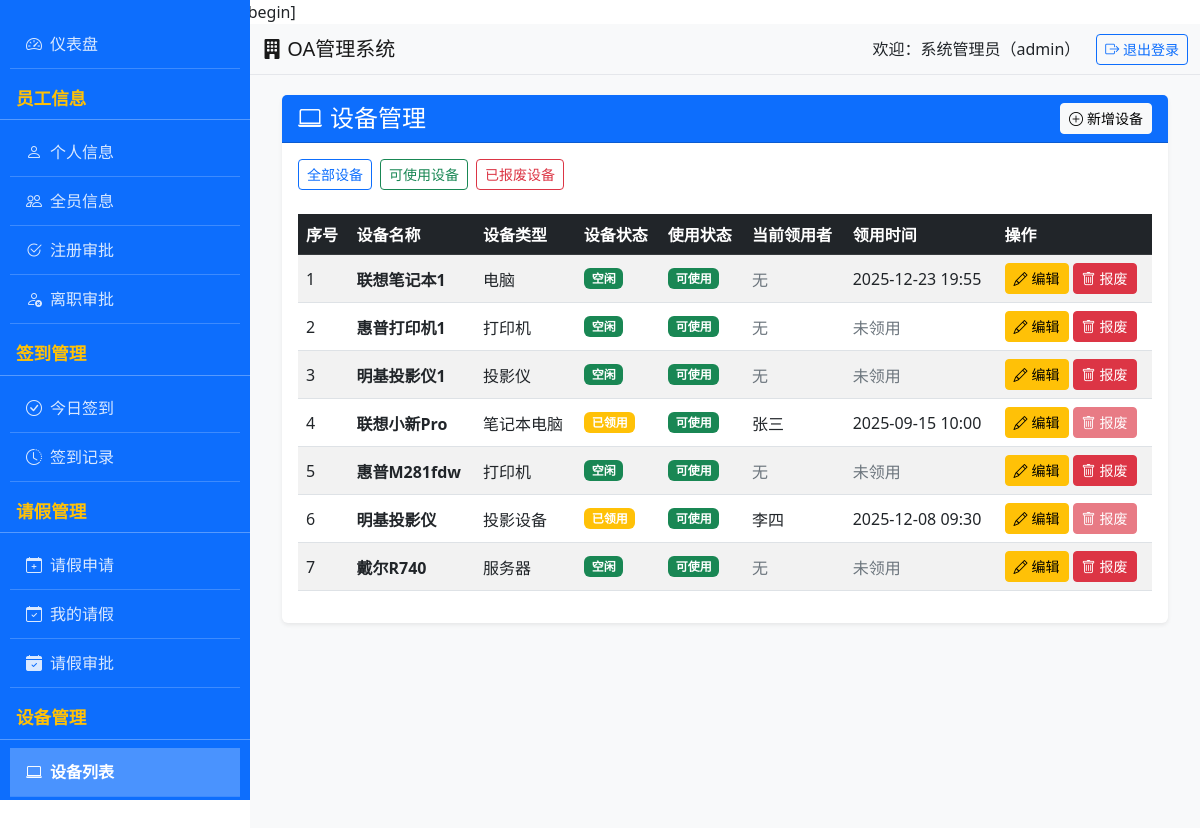
The app's page /equipment/list (signed in) with its own data.
### app.py (models this page shows)
class Equipment(db.Model):
    __tablename__ = 'equipment'
    id = db.Column(db.Integer, primary_key=True)
    name = db.Column(db.String(100), nullable=False)
    type = db.Column(db.String(50), nullable=False)  # 电脑/打印机/投影仪等
    status = db.Column(db.String(20), nullable=False, default='空闲')  # 空闲/已领用
    user_id = db.Column(db.Integer, db.ForeignKey('user.id'), nullable=True)  # 领用者，可为空
    borrow_time = db.Column(db.DateTime, nullable=True)
    return_time = db.Column(db.DateTime, nullable=True)
    is_active = db.Column(db.Integer, default=1)
    __table_args__ = (
        db.CheckConstraint('(status = "已领用" AND user_id IS NOT NULL) OR (status = "空闲" AND user_id IS NULL)',
                           name='check_equipment_status'),
    )

class User(db.Model):
    __tablename__ = 'user'
    id = db.Column(db.Integer, primary_key=True)
    username = db.Column(db.String(50), unique=True, nullable=False)
    password = db.Column(db.String(50), nullable=False)
    role = db.Column(db.String(20), nullable=False)  # admin/manager/employee
    department = db.Column(db.String(50), nullable=False)
    real_name = db.Column(db.String(50), nullable=False)
    status = db.Column(db.String(20), default='正在审批')
    resignation_reason = db.Column(db.String(200))  # 离职原因
    resignation_status = db.Column(db.String(20), default='未申请')  # 未申请/待审批/已批准/已拒绝
    expected_resign_date = db.Column(db.Date)  # 预计离职日期
    approval_comment = db.Column(db.String(500))  # 审批意见
    employee_info = db.relationship('EmployeeInfo', backref='user', uselist=False, cascade="all, delete-orphan")
    checkins = db.relationship('CheckIn', backref='user', lazy='dynamic', cascade="all, delete-orphan")
    leaves_as_applicant = db.relationship(
        'Leave',
        backref='applicant',
        lazy='dynamic',
        foreign_keys='Leave.user_id',
        cascade="all, delete-orphan"
    )
    leaves_as_approver = db.relationship(
        'Leave',
        backref='approver',
        lazy='dynamic',
        foreign_keys='Leave.approver_id'
    )
    equipments_borrowed = db.relationship('Equipment', backref='borrower', lazy='dynamic')
    meeting_applies_as_applicant = db.relationship(
        'MeetingApply',
        backref='meeting_applicant',
        lazy='dynamic',
        foreign_keys='MeetingApply.user_id',
        cascade="all, delete-orphan",
        overlaps="applicant,my_meeting_applies"  # 修正重叠参数
    )
    meeting_applies_as_approver = db.relationship(
        'MeetingApply',
        backref='meeting_approver',
        lazy='dynamic',
        foreign_keys='MeetingApply.approver_id',
        overlaps="approver,approved_meetings"  # 修正重叠参数
    )

### app.py (the view)
@app.route('/equipment/list')
@login_required
def equipment_list():
    if session.get('role') == 'admin':
        equipments = Equipment.query.all()
    else:
        equipments = Equipment.query.filter_by(is_active=1).all()
    return render_template('equipment/list.html', equipments=equipments)

### app.py (called while the page is built)
def login_required(f):
    @wraps(f)
    def decorated_function(*args, **kwargs):
        if 'user_id' not in session:
            flash('请先登录！', 'warning')
            return redirect(url_for('login'))
        return f(*args, **kwargs)
    return decorated_function

### templates/equipment/list.html (shortened to what this page needs)
{% extends 'base.html' %}
{% block content %}
<div class="container-fluid">
    <div class="card">
        <div class="card-header d-flex justify-content-between align-items-center">
            <h4 class="mb-0">
                <i class="bi bi-laptop me-2"></i>设备管理
            </h4>
            {% if session.role == 'admin' %}
            <a href="{{ url_for('equipment_add') }}" class="btn btn-light btn-sm">
                <i class="bi bi-plus-circle me-1"></i>新增设备
            </a>
            {% endif %}
        </div>
        <div class="card-body">
            <div class="row mb-4">
                <div class="col-md-12">
                    <div class="d-flex gap-2">
                        <button class="btn btn-outline-primary btn-sm" onclick="filterEquipment('all')">
                            全部设备
                        </button>
                        <button class="btn btn-outline-success btn-sm" onclick="filterEquipment('active')">
                            可使用设备
                        </button>
                        <button class="btn btn-outline-danger btn-sm" onclick="filterEquipment('scrap')">
                            已报废设备
                        </button>
                    </div>
                </div>
            </div>
            <div class="table-responsive">
                <table class="table table-striped table-hover align-middle">
                    <thead class="table-dark">
                        <tr>
                            <th>序号</th>
                            <th>设备名称</th>
                            <th>设备类型</th>
                            <th>设备状态</th>
                            <th>使用状态</th>
                            <th>当前领用者</th>
                            <th>领用时间</th>
                            <th>操作</th>
                        </tr>
                    </thead>
                    <tbody>
                        {% for equip in equipments %}
                        <tr class="equipment-row {% if equip.is_active == 0 %}table-danger{% endif %}"
                            data-status="{% if equip.is_active == 1 %}active{% else %}scrap{% endif %}">
                            <td>{{ loop.index }}</td>
                            <td>
                                <strong>{{ equip.name }}</strong>
                            </td>
                            <td>{{ equip.type }}</td>
                            <td>
                                {% if equip.status == '空闲' %}
                                <span class="badge bg-success">{{ equip.status }}</span>
                                {% elif equip.status == '已领用' %}
                                <span class="badge bg-warning">{{ equip.status }}</span>
                                {% elif equip.status == '已报废' %}
                                <span class="badge bg-danger">{{ equip.status }}</span>
                                {% else %}
                                <span class="badge bg-secondary">{{ equip.status }}</span>
                                {% endif %}
                            </td>
                            <td>
                                {% if equip.is_active == 1 %}
                                <span class="badge bg-success">可使用</span>
                                {% else %}
                                <span class="badge bg-danger">已报废</span>
                                {% endif %}
                            </td>
                            <td>
                                {% if equip.user_id %}
                                {{ equip.borrower.real_name if equip.borrower else '未知用户' }}
                                {% else %}
                                <span class="text-muted">无</span>
                                {% endif %}
                            </td>
                            <td>
                                {% if equip.borrow_time %}
                                {{ equip.borrow_time.strftime('%Y-%m-%d %H:%M') }}
                                {% else %}
                                <span class="text-muted">未领用</span>
                                {% endif %}
                            </td>
                            <td>
                                <div class="d-flex gap-1">
                                    {% if equip.is_active == 1 %}
                                        {% if session.role == 'admin' %}
                                        <button class="btn btn-warning btn-sm"
                                                onclick="editEquipment({{ equip.id }})">
                                            <i class="bi bi-pencil me-1"></i>编辑
                                        </button>
                                        {% if equip.status != '已领用' %}
                                        <button class="btn btn-danger btn-sm"
                                                data-bs-toggle="modal"
                                                data-bs-target="#scrapModal{{ equip.id }}">
                                            <i class="bi bi-trash me-1"></i>报废
                                        </button>
                                        {% else %}
                                        <button class="btn btn-danger btn-sm disabled" title="设备已领用，无法报废">
                                            <i class="bi bi-trash me-1"></i>报废
                                        </button>
                                        {% endif %}
                                        {% endif %}
                                    {% else %}
                                        <span class="text-muted">已报废</span>
                                    {% endif %}
                                </div>
                            </td>
                        </tr>
                        {% endfor %}
                    </tbody>
                </table>
            </div>
        </div>
    </div>
</div>
{% endblock %}

### templates/base.html (style rules this page uses)
.card { box-shadow: 0 0.125rem 0.25rem rgba(0, 0, 0, 0.075); border: none; margin-bottom: 20px; }
.card-header { background-color: #0d6efd; color: white; }

### records on screen
Equipment: name "联想笔记本1", type "电脑", status "空闲", is_active "可使用", shows "无", borrow_time "2025-12-23 19:55"
Equipment: name "惠普打印机1", type "打印机", status "空闲", is_active "可使用", shows "无", shows "未领用"
Equipment: name "明基投影仪1", type "投影仪", status "空闲", is_active "可使用", shows "无", shows "未领用"
Equipment: name "联想小新Pro", type "笔记本电脑", status "已领用", is_active "可使用", borrower "张三", borrow_time "2025-09-15 10:00", shows "报废"
Equipment: name "惠普M281fdw", type "打印机", status "空闲", is_active "可使用", shows "无", shows "未领用"
Equipment: name "明基投影仪", type "投影设备", status "已领用", is_active "可使用", borrower "李四", borrow_time "2025-12-08 09:30", shows "报废"
Equipment: name "戴尔R740", type "服务器", status "空闲", is_active "可使用", shows "无", shows "未领用"

### other values on screen
{{ session.real_name }} "系统管理员"
{{ session.role }} "admin"
